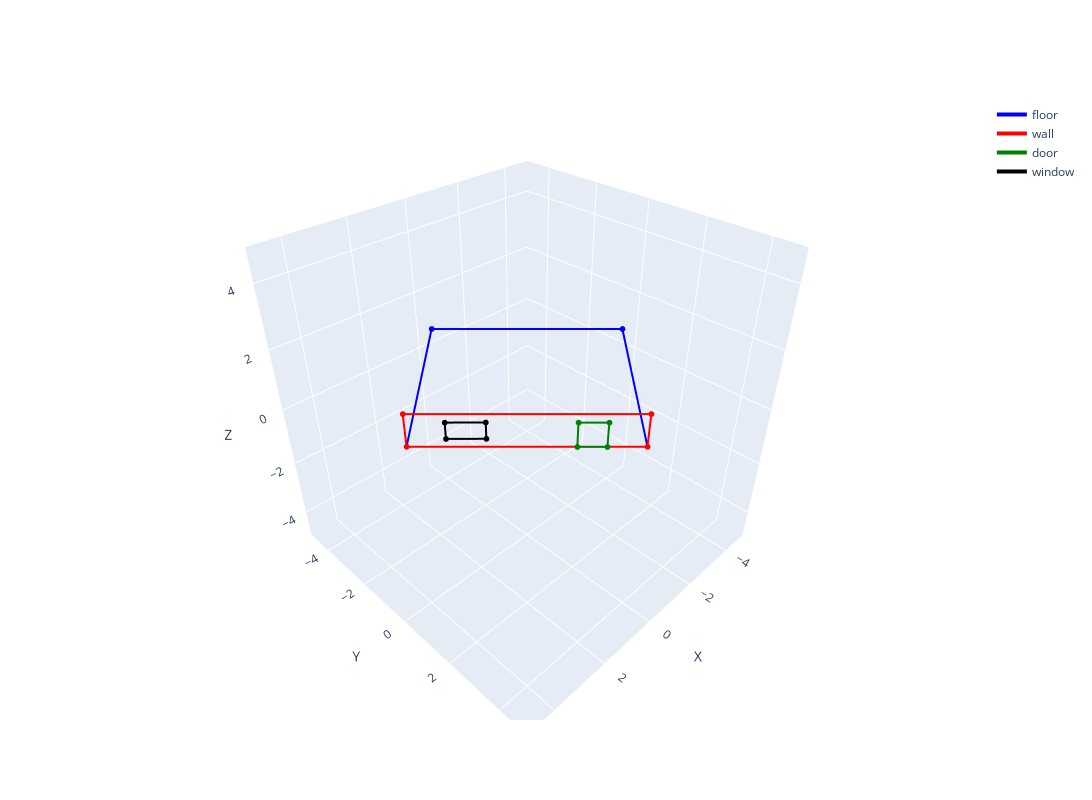

The notebook cell this image was saved under:
### Code cell
#Rotated
post_floor_trace = get_plot_trace([[-1.1102230246251565e-16, 4.242640687119286, 1.0],
                                    [-4.242640687119286, 1.1102230246251565e-16, 1.0], 
                                    [1.1102230246251565e-16, -4.242640687119286, 1.0], 
                                    [4.242640687119286, -1.1102230246251565e-16, 1.0]], color='blue', label="floor")
post_wall_trace = get_plot_trace([[-1.1102230246251565e-16, 4.242640687119286, 1.0],
                                   [4.242640687119286, -1.1102230246251565e-16, 1.0],
                                     [4.242640687119286, -1.1102230246251565e-16, 2.0],
                                       [-1.1102230246251565e-16, 4.242640687119286, 2.0]], color='red', label="wall")
post_door_trace = get_plot_trace([[0.7071067811865476, 3.5355339059327378, 1.0],
                                   [0.7071067811865476, 3.5355339059327378, 1.75],
                                     [1.2374368670764584, 3.0052038200428273, 1.75],
                                       [1.2374368670764584, 3.0052038200428273, 1.0]], color='green', label="door")
post_window_trace = get_plot_trace([[3.5355339059327378, 0.7071067811865476, 1.25],
                                     [3.5355339059327378, 0.7071067811865476, 1.75],
                                       [2.8284271247461903, 1.4142135623730951, 1.75],
                                         [2.8284271247461903, 1.4142135623730951, 1.25]], color='black', label="window")
plot_trace([post_floor_trace, post_wall_trace, post_door_trace, post_window_trace])

### Figure 1 — Plotly figure (JSON) as saved in the notebook; plotly's stock layout.template omitted (floating-point values rounded to 4 significant figures)
{"data": [{"line": {"color": "blue", "width": 4}, "marker": {"color": "blue", "size": 2}, "mode": "lines+markers", "name": "floor", "type": "scatter3d", "x": [0, -4.24, 0, 4.24, 0], "y": [4.24, 0, -4.24, 0, 4.24], "z": [1, 1, 1, 1, 1]}, {"line": {"color": "red", "width": 4}, "marker": {"color": "red", "size": 2}, "mode": "lines+markers", "name": "wall", "type": "scatter3d", "x": [0, 4.24, 4.24, 0, 0], "y": [4.24, 0, 0, 4.24, 4.24], "z": [1, 1, 2, 2, 1]}, {"line": {"color": "green", "width": 4}, "marker": {"color": "green", "size": 2}, "mode": "lines+markers", "name": "door", "type": "scatter3d", "x": [0.71, 0.71, 1.24, 1.24, 0.71], "y": [3.54, 3.54, 3.01, 3.01, 3.54], "z": [1, 1.75, 1.75, 1, 1]}, {"line": {"color": "black", "width": 4}, "marker": {"color": "black", "size": 2}, "mode": "lines+markers", "name": "window", "type": "scatter3d", "x": [3.54, 3.54, 2.83, 2.83, 3.54], "y": [0.71, 0.71, 1.41, 1.41, 0.71], "z": [1.25, 1.75, 1.75, 1.25, 1.25]}], "layout": {"autosize": true, "height": 800, "scene": {"xaxis": {"range": [-5, 5], "title": {"text": "X"}}, "yaxis": {"range": [-5, 5], "title": {"text": "Y"}}, "zaxis": {"range": [-5, 5], "title": {"text": "Z"}}}, "width": 1200}}
